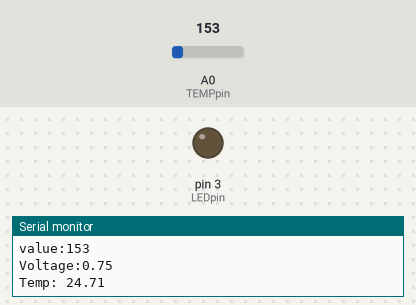
Bench run of a sketch on a simulated Arduino Uno, built with avr-gcc and run on an emulated ATmega328P. On the bench: output pins drawn as LEDs (lit = HIGH), the last lines printed to the serial monitor. The inputs (shaded band) are chosen by the test bench; at power-on: A0 (TEMPpin) = 153.

Above: at 2.4 s.
2.5 s: A0 (TEMPpin) set to 167
At 3.7 s:
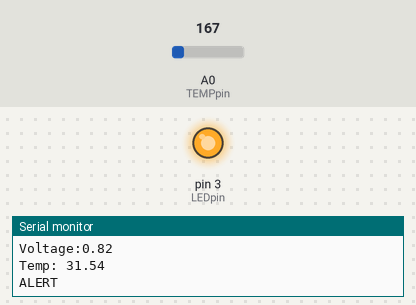
5.7 s: A0 (TEMPpin) set to 133
At 7.3 s:
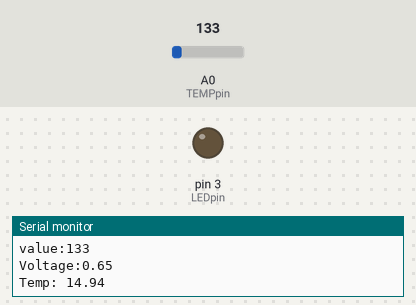
7.7 s: A0 (TEMPpin) set to 165
At 8.9 s:
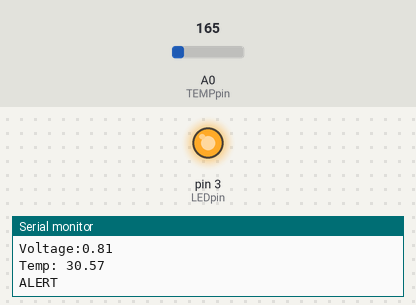
Timing chart, 0 to 10.7 s (numbered marks = the images above; inputs shaded):
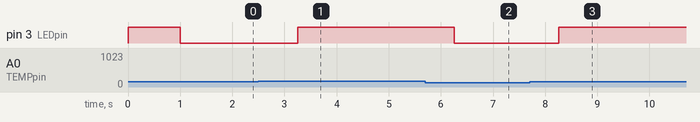

Measured:
- the behaviour switches between 153 and 154 on A0 (TEMPpin) (found by bisection; images 0 and 1)
- after the input at 2.5 s, pin 3 (LEDpin): LOW → HIGH after 0.75 s
- after the input at 5.7 s, pin 3 (LEDpin): HIGH → LOW after 0.56 s
- after the input at 7.7 s, pin 3 (LEDpin): LOW → HIGH after 0.56 s

The sketch:

sketch_dec12b.ino
```cpp
/*
 * Author: Sandor Laki, lakis@inf.elte.hu
 *
 * Description:
 * Turning on a LED if the temperature is above a given threshold.
 *
 * Created on 2015
 */


const int LEDpin = 3;
const int TEMPpin = A0;
const float threshold = 25.0;

void setup() {
  // put your setup code here, to run once:
  Serial.begin(9600);
  pinMode(LEDpin, OUTPUT);
  digitalWrite(LEDpin, HIGH);
  delay(1000);
  digitalWrite(LEDpin, LOW);
  delay(250);
  digitalWrite(LEDpin, HIGH);
  digitalWrite(LEDpin, LOW);
  Serial.println("setup completed...");
}

void loop() {
  int value = analogRead(TEMPpin);
  Serial.print("value:");
  Serial.println(value);
  Serial.print("Voltage:");
  Serial.println(value / 1024.0 * 5.0);
  float temp = ((value/1024.0) * 5.0 -.5) * 100.0;

  Serial.print("Temp: ");
  Serial.println(temp);

  if (temp<threshold)
  {
    digitalWrite(LEDpin, LOW);
  }
  else
  {
    digitalWrite(LEDpin, HIGH);
    Serial.println("ALERT");
  }


  delay(1000);

}
```
